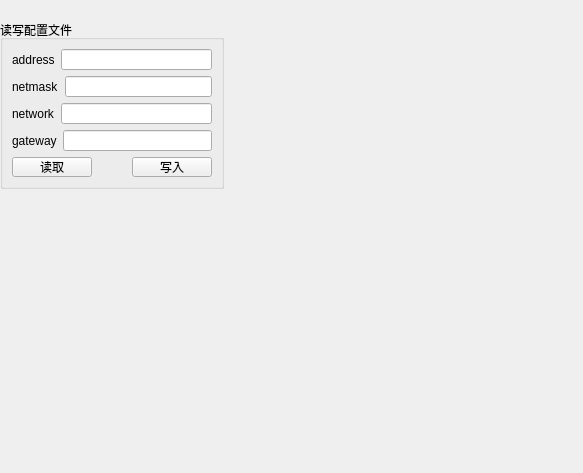
<?xml version="1.0" encoding="UTF-8"?>
<ui version="4.0">
 <class>ExternWin</class>
 <widget class="QWidget" name="ExternWin">
  <property name="geometry">
   <rect>
    <x>0</x>
    <y>0</y>
    <width>583</width>
    <height>473</height>
   </rect>
  </property>
  <property name="windowTitle">
   <string>Form</string>
  </property>
  <widget class="QGroupBox" name="groupBox">
   <property name="geometry">
    <rect>
     <x>0</x>
     <y>20</y>
     <width>224</width>
     <height>169</height>
    </rect>
   </property>
   <property name="title">
    <string>读写配置文件</string>
   </property>
   <layout class="QGridLayout" name="gridLayout">
    <item row="0" column="0">
     <layout class="QHBoxLayout" name="horizontalLayout">
      <item>
       <widget class="QLabel" name="label">
        <property name="text">
         <string>address</string>
        </property>
       </widget>
      </item>
      <item>
       <widget class="QLineEdit" name="lineEdit"/>
      </item>
     </layout>
    </item>
    <item row="1" column="0">
     <layout class="QHBoxLayout" name="horizontalLayout_2">
      <item>
       <widget class="QLabel" name="label_2">
        <property name="text">
         <string>netmask</string>
        </property>
       </widget>
      </item>
      <item>
       <widget class="QLineEdit" name="lineEdit_2"/>
      </item>
     </layout>
    </item>
    <item row="2" column="0">
     <layout class="QHBoxLayout" name="horizontalLayout_3">
      <item>
       <widget class="QLabel" name="label_3">
        <property name="text">
         <string>network</string>
        </property>
       </widget>
      </item>
      <item>
       <widget class="QLineEdit" name="lineEdit_3"/>
      </item>
     </layout>
    </item>
    <item row="3" column="0">
     <layout class="QHBoxLayout" name="horizontalLayout_4">
      <item>
       <widget class="QLabel" name="label_4">
        <property name="text">
         <string>gateway</string>
        </property>
       </widget>
      </item>
      <item>
       <widget class="QLineEdit" name="lineEdit_4"/>
      </item>
     </layout>
    </item>
    <item row="4" column="0">
     <layout class="QHBoxLayout" name="horizontalLayout_5">
      <item>
       <widget class="QPushButton" name="pushButton">
        <property name="text">
         <string>读取</string>
        </property>
       </widget>
      </item>
      <item>
       <spacer name="horizontalSpacer">
        <property name="orientation">
         <enum>Qt::Horizontal</enum>
        </property>
        <property name="sizeHint" stdset="0">
         <size>
          <width>40</width>
          <height>20</height>
         </size>
        </property>
       </spacer>
      </item>
      <item>
       <widget class="QPushButton" name="pushButton_2">
        <property name="text">
         <string>写入</string>
        </property>
       </widget>
      </item>
     </layout>
    </item>
   </layout>
  </widget>
 </widget>
 <resources/>
 <connections/>
</ui>
